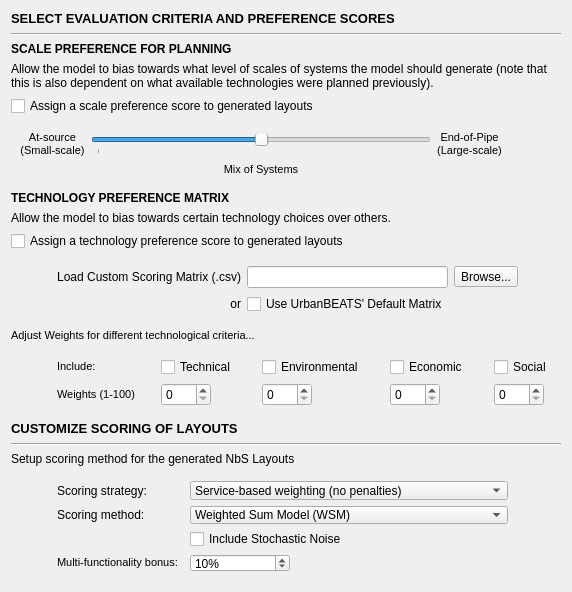
            <widget class="QWidget" name="scrollAreaWidgetContents_2">
             <property name="geometry">
              <rect>
               <x>0</x>
               <y>0</y>
               <width>566</width>
               <height>575</height>
              </rect>
             </property>
             <layout class="QVBoxLayout" name="verticalLayout_4">
              <item>
               <widget class="QLabel" name="pref_title">
                <property name="minimumSize">
                 <size>
                  <width>0</width>
                  <height>16</height>
                 </size>
                </property>
                <property name="maximumSize">
                 <size>
                  <width>16777215</width>
                  <height>16</height>
                 </size>
                </property>
                <property name="whatsThis">
                 <string>Select what design goals to consider and what priority they take over each other. Highest priority (1) and Lowest priority (3) influence technology's chance of being implemented. Note that equal priority can be set as well, in which case no one design rationale is more important than the other.</string>
                </property>
                <property name="text">
                 <string>&lt;!DOCTYPE HTML PUBLIC &quot;-//W3C//DTD HTML 4.0//EN&quot; &quot;http://www.w3.org/TR/REC-html40/strict.dtd&quot;&gt;
&lt;html&gt;&lt;head&gt;&lt;meta name=&quot;qrichtext&quot; content=&quot;1&quot; /&gt;&lt;style type=&quot;text/css&quot;&gt;
p, li { white-space: pre-wrap; }
&lt;/style&gt;&lt;/head&gt;&lt;body style=&quot; font-family:'MS Shell Dlg 2'; font-size:8pt; font-weight:400; font-style:normal;&quot;&gt;
&lt;p style=&quot; margin-top:0px; margin-bottom:0px; margin-left:0px; margin-right:0px; -qt-block-indent:0; text-indent:0px;&quot;&gt;&lt;span style=&quot; font-size:10pt; font-weight:600;&quot;&gt;SELECT EVALUATION CRITERIA AND PREFERENCE SCORES&lt;/span&gt;&lt;/p&gt;&lt;/body&gt;&lt;/html&gt;</string>
                </property>
               </widget>
              </item>
              <item>
               <widget class="Line" name="pref_line">
                <property name="orientation">
                 <enum>Qt::Horizontal</enum>
                </property>
               </widget>
              </item>
              <item>
               <widget class="QLabel" name="scalepref_title">
                <property name="text">
                 <string>&lt;html&gt;&lt;head/&gt;&lt;body&gt;&lt;p&gt;&lt;span style=&quot; font-size:9pt; font-weight:600;&quot;&gt;SCALE PREFERENCE FOR PLANNING&lt;/span&gt;&lt;/p&gt;&lt;/body&gt;&lt;/html&gt;</string>
                </property>
                <property name="wordWrap">
                 <bool>true</bool>
                </property>
               </widget>
              </item>
              <item>
               <widget class="QLabel" name="scalepref_descr">
                <property name="text">
                 <string>&lt;html&gt;&lt;head/&gt;&lt;body&gt;&lt;p&gt;Allow the model to bias towards what level of scales of systems the model should generate (note that this is also dependent on what available technologies were planned previously).&lt;/p&gt;&lt;/body&gt;&lt;/html&gt;</string>
                </property>
                <property name="wordWrap">
                 <bool>true</bool>
                </property>
               </widget>
              </item>
              <item>
               <widget class="QCheckBox" name="scalepref_check">
                <property name="text">
                 <string>Assign a scale preference score to generated layouts</string>
                </property>
               </widget>
              </item>
              <item>
               <widget class="QWidget" name="scalepref_widget" native="true">
                <layout class="QGridLayout" name="gridLayout_6">
                 <item row="0" column="0">
                  <widget class="QLabel" name="scalepref_small_lbl">
                   <property name="text">
                    <string>&lt;!DOCTYPE HTML PUBLIC &quot;-//W3C//DTD HTML 4.0//EN&quot; &quot;http://www.w3.org/TR/REC-html40/strict.dtd&quot;&gt;
&lt;html&gt;&lt;head&gt;&lt;meta name=&quot;qrichtext&quot; content=&quot;1&quot; /&gt;&lt;style type=&quot;text/css&quot;&gt;
p, li { white-space: pre-wrap; }
&lt;/style&gt;&lt;/head&gt;&lt;body style=&quot; font-family:'MS Shell Dlg 2'; font-size:8.25pt; font-weight:400; font-style:normal;&quot;&gt;
&lt;p align=&quot;center&quot; style=&quot; margin-top:0px; margin-bottom:0px; margin-left:0px; margin-right:0px; -qt-block-indent:0; text-indent:0px;&quot;&gt;&lt;span style=&quot; font-size:8pt;&quot;&gt;At-source&lt;/span&gt;&lt;/p&gt;
&lt;p align=&quot;center&quot; style=&quot; margin-top:0px; margin-bottom:0px; margin-left:0px; margin-right:0px; -qt-block-indent:0; text-indent:0px;&quot;&gt;&lt;span style=&quot; font-size:8pt;&quot;&gt;(Small-scale)&lt;/span&gt;&lt;/p&gt;&lt;/body&gt;&lt;/html&gt;</string>
                   </property>
                  </widget>
                 </item>
                 <item row="0" column="2">
                  <widget class="QLabel" name="scalepref_large_lbl">
                   <property name="text">
                    <string>&lt;!DOCTYPE HTML PUBLIC &quot;-//W3C//DTD HTML 4.0//EN&quot; &quot;http://www.w3.org/TR/REC-html40/strict.dtd&quot;&gt;
&lt;html&gt;&lt;head&gt;&lt;meta name=&quot;qrichtext&quot; content=&quot;1&quot; /&gt;&lt;style type=&quot;text/css&quot;&gt;
p, li { white-space: pre-wrap; }
&lt;/style&gt;&lt;/head&gt;&lt;body style=&quot; font-family:'MS Shell Dlg 2'; font-size:8.25pt; font-weight:400; font-style:normal;&quot;&gt;
&lt;p align=&quot;center&quot; style=&quot; margin-top:0px; margin-bottom:0px; margin-left:0px; margin-right:0px; -qt-block-indent:0; text-indent:0px;&quot;&gt;&lt;span style=&quot; font-size:8pt;&quot;&gt;End-of-Pipe&lt;/span&gt;&lt;/p&gt;
&lt;p align=&quot;center&quot; style=&quot; margin-top:0px; margin-bottom:0px; margin-left:0px; margin-right:0px; -qt-block-indent:0; text-indent:0px;&quot;&gt;&lt;span style=&quot; font-size:8pt;&quot;&gt;(Large-scale)&lt;/span&gt;&lt;/p&gt;&lt;/body&gt;&lt;/html&gt;</string>
                   </property>
                  </widget>
                 </item>
                 <item row="0" column="1">
                  <widget class="QSlider" name="scalepref_slider">
                   <property name="minimum">
                    <number>1</number>
                   </property>
                   <property name="maximum">
                    <number>3</number>
                   </property>
                   <property name="singleStep">
                    <number>1</number>
                   </property>
                   <property name="pageStep">
                    <number>2</number>
                   </property>
                   <property name="value">
                    <number>2</number>
                   </property>
                   <property name="orientation">
                    <enum>Qt::Horizontal</enum>
                   </property>
                   <property name="tickPosition">
                    <enum>QSlider::TicksBelow</enum>
                   </property>
                   <property name="tickInterval">
                    <number>5</number>
                   </property>
                  </widget>
                 </item>
                 <item row="0" column="3">
                  <spacer name="horizontalSpacer_241">
                   <property name="orientation">
                    <enum>Qt::Horizontal</enum>
                   </property>
                   <property name="sizeType">
                    <enum>QSizePolicy::Fixed</enum>
                   </property>
                   <property name="sizeHint" stdset="0">
                    <size>
                     <width>50</width>
                     <height>17</height>
                    </size>
                   </property>
                  </spacer>
                 </item>
                 <item row="1" column="1">
                  <widget class="QLabel" name="scalepref_mix_lbl">
                   <property name="text">
                    <string>&lt;!DOCTYPE HTML PUBLIC &quot;-//W3C//DTD HTML 4.0//EN&quot; &quot;http://www.w3.org/TR/REC-html40/strict.dtd&quot;&gt;
&lt;html&gt;&lt;head&gt;&lt;meta name=&quot;qrichtext&quot; content=&quot;1&quot; /&gt;&lt;style type=&quot;text/css&quot;&gt;
p, li { white-space: pre-wrap; }
&lt;/style&gt;&lt;/head&gt;&lt;body style=&quot; font-family:'MS Shell Dlg 2'; font-size:8.25pt; font-weight:400; font-style:normal;&quot;&gt;
&lt;p align=&quot;center&quot; style=&quot; margin-top:0px; margin-bottom:0px; margin-left:0px; margin-right:0px; -qt-block-indent:0; text-indent:0px;&quot;&gt;&lt;span style=&quot; font-size:8pt;&quot;&gt;Mix of Systems&lt;/span&gt;&lt;/p&gt;&lt;/body&gt;&lt;/html&gt;</string>
                   </property>
                  </widget>
                 </item>
                </layout>
               </widget>
              </item>
              <item>
               <widget class="QLabel" name="techpref_title">
                <property name="text">
                 <string>&lt;html&gt;&lt;head/&gt;&lt;body&gt;&lt;p&gt;&lt;span style=&quot; font-size:9pt; font-weight:600;&quot;&gt;TECHNOLOGY PREFERENCE MATRIX&lt;/span&gt;&lt;/p&gt;&lt;/body&gt;&lt;/html&gt;</string>
                </property>
               </widget>
              </item>
              <item>
               <widget class="QLabel" name="techpref_descr">
                <property name="text">
                 <string>&lt;html&gt;&lt;head/&gt;&lt;body&gt;&lt;p&gt;Allow the model to bias towards certain technology choices over others.&lt;/p&gt;&lt;/body&gt;&lt;/html&gt;</string>
                </property>
                <property name="wordWrap">
                 <bool>true</bool>
                </property>
               </widget>
              </item>
              <item>
               <widget class="QCheckBox" name="techpref_check">
                <property name="text">
                 <string>Assign a technology preference score to generated layouts</string>
                </property>
               </widget>
              </item>
              <item>
               <widget class="QWidget" name="techpref_widget" native="true">
                <property name="minimumSize">
                 <size>
                  <width>0</width>
                  <height>0</height>
                 </size>
                </property>
                <layout class="QGridLayout" name="gridLayout_4">
                 <item row="1" column="0">
                  <spacer name="horizontalSpacer_243">
                   <property name="orientation">
                    <enum>Qt::Horizontal</enum>
                   </property>
                   <property name="sizeType">
                    <enum>QSizePolicy::Fixed</enum>
                   </property>
                   <property name="sizeHint" stdset="0">
                    <size>
                     <width>37</width>
                     <height>17</height>
                    </size>
                   </property>
                  </spacer>
                 </item>
                 <item row="1" column="4">
                  <spacer name="horizontalSpacer_242">
                   <property name="orientation">
                    <enum>Qt::Horizontal</enum>
                   </property>
                   <property name="sizeHint" stdset="0">
                    <size>
                     <width>40</width>
                     <height>20</height>
                    </size>
                   </property>
                  </spacer>
                 </item>
                 <item row="2" column="2">
                  <widget class="QCheckBox" name="techpref_ubeatsdefault_check">
                   <property name="text">
                    <string>Use UrbanBEATS' Default Matrix</string>
                   </property>
                  </widget>
                 </item>
                 <item row="1" column="3">
                  <widget class="QToolButton" name="techpref_matrixbrowse">
                   <property name="enabled">
                    <bool>true</bool>
                   </property>
                   <property name="text">
                    <string>Browse...</string>
                   </property>
                  </widget>
                 </item>
                 <item row="2" column="1">
                  <widget class="QLabel" name="techpref_lbl2">
                   <property name="text">
                    <string>&lt;html&gt;&lt;head/&gt;&lt;body&gt;&lt;p align=&quot;right&quot;&gt;or&lt;/p&gt;&lt;/body&gt;&lt;/html&gt;</string>
                   </property>
                  </widget>
                 </item>
                 <item row="1" column="1">
                  <widget class="QLabel" name="techpref_matrix_lbl">
                   <property name="text">
                    <string>&lt;html&gt;&lt;head/&gt;&lt;body&gt;&lt;p align=&quot;right&quot;&gt;Load Custom Scoring Matrix (.csv)&lt;/p&gt;&lt;/body&gt;&lt;/html&gt;</string>
                   </property>
                  </widget>
                 </item>
                 <item row="1" column="2">
                  <widget class="QLineEdit" name="techpref_matrix_box"/>
                 </item>
                </layout>
               </widget>
              </item>
              <item>
               <widget class="QLabel" name="techpref_weights_lbl">
                <property name="text">
                 <string>&lt;!DOCTYPE HTML PUBLIC &quot;-//W3C//DTD HTML 4.0//EN&quot; &quot;http://www.w3.org/TR/REC-html40/strict.dtd&quot;&gt;
&lt;html&gt;&lt;head&gt;&lt;meta name=&quot;qrichtext&quot; content=&quot;1&quot; /&gt;&lt;style type=&quot;text/css&quot;&gt;
p, li { white-space: pre-wrap; }
&lt;/style&gt;&lt;/head&gt;&lt;body style=&quot; font-family:'MS Shell Dlg 2'; font-size:8pt; font-weight:400; font-style:normal;&quot;&gt;
&lt;p style=&quot; margin-top:0px; margin-bottom:0px; margin-left:0px; margin-right:0px; -qt-block-indent:0; text-indent:0px;&quot;&gt;Adjust Weights for different technological criteria...&lt;/p&gt;&lt;/body&gt;&lt;/html&gt;</string>
                </property>
               </widget>
              </item>
              <item>
               <widget class="QWidget" name="techpref_weights_widget" native="true">
                <layout class="QGridLayout" name="gridLayout_8">
                 <item row="0" column="0">
                  <spacer name="horizontalSpacer_245">
                   <property name="orientation">
                    <enum>Qt::Horizontal</enum>
                   </property>
                   <property name="sizeType">
                    <enum>QSizePolicy::Fixed</enum>
                   </property>
                   <property name="sizeHint" stdset="0">
                    <size>
                     <width>37</width>
                     <height>17</height>
                    </size>
                   </property>
                  </spacer>
                 </item>
                 <item row="1" column="7">
                  <widget class="QSpinBox" name="techpref_econ_spin">
                   <property name="maximumSize">
                    <size>
                     <width>50</width>
                     <height>16777215</height>
                    </size>
                   </property>
                   <property name="maximum">
                    <number>100</number>
                   </property>
                  </widget>
                 </item>
                 <item row="0" column="4">
                  <spacer name="horizontalSpacer_246">
                   <property name="orientation">
                    <enum>Qt::Horizontal</enum>
                   </property>
                   <property name="sizeType">
                    <enum>QSizePolicy::Fixed</enum>
                   </property>
                   <property name="sizeHint" stdset="0">
                    <size>
                     <width>20</width>
                     <height>17</height>
                    </size>
                   </property>
                  </spacer>
                 </item>
                 <item row="1" column="5">
                  <widget class="QSpinBox" name="techpref_env_spin">
                   <property name="maximumSize">
                    <size>
                     <width>50</width>
                     <height>16777215</height>
                    </size>
                   </property>
                   <property name="maximum">
                    <number>100</number>
                   </property>
                  </widget>
                 </item>
                 <item row="0" column="3">
                  <widget class="QCheckBox" name="techpref_tech_check">
                   <property name="text">
                    <string>Technical</string>
                   </property>
                  </widget>
                 </item>
                 <item row="0" column="9">
                  <widget class="QCheckBox" name="techpref_soc_check">
                   <property name="text">
                    <string>Social</string>
                   </property>
                  </widget>
                 </item>
                 <item row="0" column="6">
                  <spacer name="horizontalSpacer_247">
                   <property name="orientation">
                    <enum>Qt::Horizontal</enum>
                   </property>
                   <property name="sizeType">
                    <enum>QSizePolicy::Fixed</enum>
                   </property>
                   <property name="sizeHint" stdset="0">
                    <size>
                     <width>20</width>
                     <height>17</height>
                    </size>
                   </property>
                  </spacer>
                 </item>
                 <item row="0" column="8">
                  <spacer name="horizontalSpacer_248">
                   <property name="orientation">
                    <enum>Qt::Horizontal</enum>
                   </property>
                   <property name="sizeType">
                    <enum>QSizePolicy::Fixed</enum>
                   </property>
                   <property name="sizeHint" stdset="0">
                    <size>
                     <width>20</width>
                     <height>17</height>
                    </size>
                   </property>
                  </spacer>
                 </item>
                 <item row="0" column="1">
                  <widget class="QLabel" name="techpref_weights_lbl2">
                   <property name="whatsThis">
                    <string>Adjust the weighting of each criteria. Assign an importance score between 1 and 10 to each of the selected bottom lines.</string>
                   </property>
                   <property name="text">
                    <string>&lt;!DOCTYPE HTML PUBLIC &quot;-//W3C//DTD HTML 4.0//EN&quot; &quot;http://www.w3.org/TR/REC-html40/strict.dtd&quot;&gt;
&lt;html&gt;&lt;head&gt;&lt;meta name=&quot;qrichtext&quot; content=&quot;1&quot; /&gt;&lt;style type=&quot;text/css&quot;&gt;
p, li { white-space: pre-wrap; }
&lt;/style&gt;&lt;/head&gt;&lt;body style=&quot; font-family:'MS Shell Dlg 2'; font-size:8.25pt; font-weight:400; font-style:normal;&quot;&gt;
&lt;p style=&quot; margin-top:0px; margin-bottom:0px; margin-left:0px; margin-right:0px; -qt-block-indent:0; text-indent:0px;&quot;&gt;&lt;span style=&quot; font-size:8pt;&quot;&gt;Include:&lt;/span&gt;&lt;/p&gt;&lt;/body&gt;&lt;/html&gt;</string>
                   </property>
                  </widget>
                 </item>
                 <item row="1" column="3">
                  <widget class="QSpinBox" name="techpref_tech_spin">
                   <property name="maximumSize">
                    <size>
                     <width>50</width>
                     <height>16777215</height>
                    </size>
                   </property>
                   <property name="maximum">
                    <number>100</number>
                   </property>
                  </widget>
                 </item>
                 <item row="1" column="9">
                  <widget class="QSpinBox" name="techpref_soc_spin">
                   <property name="maximumSize">
                    <size>
                     <width>50</width>
                     <height>16777215</height>
                    </size>
                   </property>
                   <property name="maximum">
                    <number>100</number>
                   </property>
                  </widget>
                 </item>
                 <item row="0" column="5">
                  <widget class="QCheckBox" name="techpref_env_check">
                   <property name="text">
                    <string>Environmental</string>
                   </property>
                  </widget>
                 </item>
                 <item row="0" column="7">
                  <widget class="QCheckBox" name="techpref_econ_check">
                   <property name="text">
                    <string>Economic</string>
                   </property>
                  </widget>
                 </item>
                 <item row="0" column="10">
                  <spacer name="horizontalSpacer_244">
                   <property name="orientation">
                    <enum>Qt::Horizontal</enum>
                   </property>
                   <property name="sizeHint" stdset="0">
                    <size>
                     <width>40</width>
                     <height>20</height>
                    </size>
                   </property>
                  </spacer>
                 </item>
                 <item row="1" column="1">
                  <widget class="QLabel" name="techpref_weights_lbl3">
                   <property name="whatsThis">
                    <string>Adjust the weighting of each criteria. Assign an importance score between 1 and 10 to each of the selected bottom lines.</string>
                   </property>
                   <property name="text">
                    <string>&lt;!DOCTYPE HTML PUBLIC &quot;-//W3C//DTD HTML 4.0//EN&quot; &quot;http://www.w3.org/TR/REC-html40/strict.dtd&quot;&gt;
&lt;html&gt;&lt;head&gt;&lt;meta name=&quot;qrichtext&quot; content=&quot;1&quot; /&gt;&lt;style type=&quot;text/css&quot;&gt;
p, li { white-space: pre-wrap; }
&lt;/style&gt;&lt;/head&gt;&lt;body style=&quot; font-family:'MS Shell Dlg 2'; font-size:8pt; font-weight:400; font-style:normal;&quot;&gt;
&lt;p style=&quot; margin-top:0px; margin-bottom:0px; margin-left:0px; margin-right:0px; -qt-block-indent:0; text-indent:0px;&quot;&gt;Weights (1-100)&lt;/p&gt;&lt;/body&gt;&lt;/html&gt;</string>
                   </property>
                  </widget>
                 </item>
                 <item row="0" column="2">
                  <spacer name="horizontalSpacer_249">
                   <property name="orientation">
                    <enum>Qt::Horizontal</enum>
                   </property>
                   <property name="sizeType">
                    <enum>QSizePolicy::Fixed</enum>
                   </property>
                   <property name="sizeHint" stdset="0">
                    <size>
                     <width>20</width>
                     <height>17</height>
                    </size>
                   </property>
                  </spacer>
                 </item>
                </layout>
               </widget>
              </item>
              <item>
               <widget class="QLabel" name="scoring_title">
                <property name="minimumSize">
                 <size>
                  <width>0</width>
                  <height>16</height>
                 </size>
                </property>
                <property name="maximumSize">
                 <size>
                  <width>16777215</width>
                  <height>16</height>
                 </size>
                </property>
                <property name="whatsThis">
                 <string>Select what design goals to consider and what priority they take over each other. Highest priority (1) and Lowest priority (3) influence technology's chance of being implemented. Note that equal priority can be set as well, in which case no one design rationale is more important than the other.</string>
                </property>
                <property name="text">
                 <string>&lt;!DOCTYPE HTML PUBLIC &quot;-//W3C//DTD HTML 4.0//EN&quot; &quot;http://www.w3.org/TR/REC-html40/strict.dtd&quot;&gt;
&lt;html&gt;&lt;head&gt;&lt;meta name=&quot;qrichtext&quot; content=&quot;1&quot; /&gt;&lt;style type=&quot;text/css&quot;&gt;
p, li { white-space: pre-wrap; }
&lt;/style&gt;&lt;/head&gt;&lt;body style=&quot; font-family:'MS Shell Dlg 2'; font-size:8pt; font-weight:400; font-style:normal;&quot;&gt;
&lt;p style=&quot; margin-top:0px; margin-bottom:0px; margin-left:0px; margin-right:0px; -qt-block-indent:0; text-indent:0px;&quot;&gt;&lt;span style=&quot; font-size:10pt; font-weight:600;&quot;&gt;CUSTOMIZE SCORING OF LAYOUTS&lt;/span&gt;&lt;/p&gt;&lt;/body&gt;&lt;/html&gt;</string>
                </property>
               </widget>
              </item>
              <item>
               <widget class="Line" name="scoring_line">
                <property name="orientation">
                 <enum>Qt::Horizontal</enum>
                </property>
               </widget>
              </item>
              <item>
               <widget class="QLabel" name="scoring_descr">
                <property name="text">
                 <string>Setup scoring method for the generated NbS Layouts</string>
                </property>
               </widget>
              </item>
              <item>
               <widget class="QWidget" name="scoring_widget" native="true">
                <property name="minimumSize">
                 <size>
                  <width>0</width>
                  <height>0</height>
                 </size>
                </property>
                <layout class="QGridLayout" name="gridLayout_5">
                 <item row="0" column="4">
                  <spacer name="horizontalSpacer_250">
                   <property name="orientation">
                    <enum>Qt::Horizontal</enum>
                   </property>
                   <property name="sizeHint" stdset="0">
                    <size>
                     <width>40</width>
                     <height>20</height>
                    </size>
                   </property>
                  </spacer>
                 </item>
                 <item row="3" column="0">
                  <spacer name="horizontalSpacer_237">
                   <property name="orientation">
                    <enum>Qt::Horizontal</enum>
                   </property>
                   <property name="sizeType">
                    <enum>QSizePolicy::Fixed</enum>
                   </property>
                   <property name="sizeHint" stdset="0">
                    <size>
                     <width>37</width>
                     <height>17</height>
                    </size>
                   </property>
                  </spacer>
                 </item>
                 <item row="0" column="3">
                  <widget class="QComboBox" name="scoring_strat_combo">
                   <property name="currentIndex">
                    <number>0</number>
                   </property>
                   <item>
                    <property name="text">
                     <string>Service-based weighting (no penalties)</string>
                    </property>
                   </item>
                   <item>
                    <property name="text">
                     <string>Service-based weightings (linear penalty model)</string>
                    </property>
                   </item>
                   <item>
                    <property name="text">
                     <string>Service-based weightings (non-linear penalty model)</string>
                    </property>
                   </item>
                  </widget>
                 </item>
                 <item row="1" column="3">
                  <widget class="QComboBox" name="scoring_method_combo">
                   <property name="currentIndex">
                    <number>1</number>
                   </property>
                   <item>
                    <property name="text">
                     <string>Weighted Product Model (WPM)</string>
                    </property>
                   </item>
                   <item>
                    <property name="text">
                     <string>Weighted Sum Model (WSM)</string>
                    </property>
                   </item>
                  </widget>
                 </item>
                 <item row="0" column="0">
                  <spacer name="horizontalSpacer_236">
                   <property name="orientation">
                    <enum>Qt::Horizontal</enum>
                   </property>
                   <property name="sizeType">
                    <enum>QSizePolicy::Fixed</enum>
                   </property>
                   <property name="sizeHint" stdset="0">
                    <size>
                     <width>37</width>
                     <height>17</height>
                    </size>
                   </property>
                  </spacer>
                 </item>
                 <item row="1" column="0">
                  <spacer name="horizontalSpacer_232">
                   <property name="orientation">
                    <enum>Qt::Horizontal</enum>
                   </property>
                   <property name="sizeType">
                    <enum>QSizePolicy::Fixed</enum>
                   </property>
                   <property name="sizeHint" stdset="0">
                    <size>
                     <width>37</width>
                     <height>17</height>
                    </size>
                   </property>
                  </spacer>
                 </item>
                 <item row="0" column="1" colspan="2">
                  <widget class="QLabel" name="scoring_strat_lbl">
                   <property name="text">
                    <string>Scoring strategy:</string>
                   </property>
                  </widget>
                 </item>
                 <item row="3" column="3">
                  <widget class="QSpinBox" name="scoring_multifunction_spin">
                   <property name="maximumSize">
                    <size>
                     <width>100</width>
                     <height>16777215</height>
                    </size>
                   </property>
                   <property name="suffix">
                    <string>%</string>
                   </property>
                   <property name="minimum">
                    <number>0</number>
                   </property>
                   <property name="maximum">
                    <number>100</number>
                   </property>
                   <property name="singleStep">
                    <number>1</number>
                   </property>
                   <property name="value">
                    <number>10</number>
                   </property>
                  </widget>
                 </item>
                 <item row="3" column="1">
                  <widget class="QLabel" name="scoring_multifunction_lbl">
                   <property name="whatsThis">
                    <string>Scoring method choice influences how the points are added up and weighted against each other and how each option's final score is evaluated. Default method will be the AHP.</string>
                   </property>
                   <property name="text">
                    <string>&lt;!DOCTYPE HTML PUBLIC &quot;-//W3C//DTD HTML 4.0//EN&quot; &quot;http://www.w3.org/TR/REC-html40/strict.dtd&quot;&gt;
&lt;html&gt;&lt;head&gt;&lt;meta name=&quot;qrichtext&quot; content=&quot;1&quot; /&gt;&lt;style type=&quot;text/css&quot;&gt;
p, li { white-space: pre-wrap; }
&lt;/style&gt;&lt;/head&gt;&lt;body style=&quot; font-family:'MS Shell Dlg 2'; font-size:8pt; font-weight:400; font-style:normal;&quot;&gt;
&lt;p style=&quot; margin-top:0px; margin-bottom:0px; margin-left:0px; margin-right:0px; -qt-block-indent:0; text-indent:0px;&quot;&gt;&lt;span style=&quot; font-size:8.25pt;&quot;&gt;Multi-functionality bonus:&lt;/span&gt;&lt;/p&gt;&lt;/body&gt;&lt;/html&gt;</string>
                   </property>
                  </widget>
                 </item>
                 <item row="1" column="1" colspan="2">
                  <widget class="QLabel" name="scoring_method_lbl">
                   <property name="text">
                    <string>Scoring method:</string>
                   </property>
                  </widget>
                 </item>
                 <item row="2" column="3">
                  <widget class="QCheckBox" name="scoring_method_check">
                   <property name="whatsThis">
                    <string>Check if you wish to add a stochastic disturbance to the scoring process. Modifies the scoring with an added randomness.</string>
                   </property>
                   <property name="text">
                    <string>Include Stochastic Noise</string>
                   </property>
                  </widget>
                 </item>
                </layout>
               </widget>
              </item>
             </layout>
            </widget>
